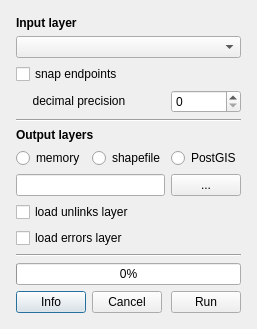
<?xml version="1.0" encoding="UTF-8"?>
<ui version="4.0">
 <class>RoadNetworkCleanerDialogBase</class>
 <widget class="QDialog" name="RoadNetworkCleanerDialogBase">
  <property name="geometry">
   <rect>
    <x>0</x>
    <y>0</y>
    <width>250</width>
    <height>307</height>
   </rect>
  </property>
  <property name="minimumSize">
   <size>
    <width>0</width>
    <height>0</height>
   </size>
  </property>
  <property name="windowTitle">
   <string>RoadNetworkCleaner</string>
  </property>
  <layout class="QHBoxLayout" name="horizontalLayout">
   <item>
    <layout class="QGridLayout">
     <property name="sizeConstraint">
      <enum>QLayout::SetNoConstraint</enum>
     </property>
     <property name="leftMargin">
      <number>5</number>
     </property>
     <property name="topMargin">
      <number>5</number>
     </property>
     <property name="rightMargin">
      <number>5</number>
     </property>
     <property name="bottomMargin">
      <number>5</number>
     </property>
     <item row="8" column="1">
      <widget class="QRadioButton" name="shpRadioButton">
       <property name="text">
        <string>shapefile</string>
       </property>
      </widget>
     </item>
     <item row="3" column="0" colspan="2">
      <widget class="QLabel" name="label_3">
       <property name="sizePolicy">
        <sizepolicy hsizetype="MinimumExpanding" vsizetype="Fixed">
         <horstretch>0</horstretch>
         <verstretch>0</verstretch>
        </sizepolicy>
       </property>
       <property name="text">
        <string>     decimal precision </string>
       </property>
      </widget>
     </item>
     <item row="8" column="0">
      <widget class="QRadioButton" name="memoryRadioButton">
       <property name="text">
        <string>memory</string>
       </property>
      </widget>
     </item>
     <item row="4" column="0" colspan="3">
      <widget class="Line" name="line">
       <property name="orientation">
        <enum>Qt::Horizontal</enum>
       </property>
      </widget>
     </item>
     <item row="24" column="0">
      <widget class="QPushButton" name="settingsButton">
       <property name="maximumSize">
        <size>
         <width>70</width>
         <height>16777215</height>
        </size>
       </property>
       <property name="text">
        <string>Info</string>
       </property>
      </widget>
     </item>
     <item row="24" column="1">
      <widget class="QPushButton" name="cancelButton">
       <property name="sizePolicy">
        <sizepolicy hsizetype="MinimumExpanding" vsizetype="Fixed">
         <horstretch>0</horstretch>
         <verstretch>0</verstretch>
        </sizepolicy>
       </property>
       <property name="maximumSize">
        <size>
         <width>70</width>
         <height>16777215</height>
        </size>
       </property>
       <property name="text">
        <string>Cancel</string>
       </property>
      </widget>
     </item>
     <item row="3" column="2">
      <widget class="QSpinBox" name="decimalsSpin">
       <property name="maximumSize">
        <size>
         <width>70</width>
         <height>16777215</height>
        </size>
       </property>
      </widget>
     </item>
     <item row="1" column="0" colspan="3">
      <widget class="QComboBox" name="inputCombo">
       <property name="sizePolicy">
        <sizepolicy hsizetype="MinimumExpanding" vsizetype="Fixed">
         <horstretch>0</horstretch>
         <verstretch>0</verstretch>
        </sizepolicy>
       </property>
      </widget>
     </item>
     <item row="2" column="0" colspan="3">
      <widget class="QCheckBox" name="snapCheckBox">
       <property name="sizePolicy">
        <sizepolicy hsizetype="Minimum" vsizetype="Fixed">
         <horstretch>0</horstretch>
         <verstretch>0</verstretch>
        </sizepolicy>
       </property>
       <property name="text">
        <string>snap endpoints</string>
       </property>
      </widget>
     </item>
     <item row="7" column="0" colspan="3">
      <widget class="QLabel" name="label_4">
       <property name="sizePolicy">
        <sizepolicy hsizetype="MinimumExpanding" vsizetype="Fixed">
         <horstretch>0</horstretch>
         <verstretch>0</verstretch>
        </sizepolicy>
       </property>
       <property name="font">
        <font>
         <weight>75</weight>
         <bold>true</bold>
        </font>
       </property>
       <property name="text">
        <string>Output layers</string>
       </property>
      </widget>
     </item>
     <item row="8" column="2">
      <widget class="QRadioButton" name="postgisRadioButton">
       <property name="text">
        <string>PostGIS</string>
       </property>
      </widget>
     </item>
     <item row="20" column="0" colspan="3">
      <widget class="Line" name="line_2">
       <property name="orientation">
        <enum>Qt::Horizontal</enum>
       </property>
      </widget>
     </item>
     <item row="0" column="0" colspan="3">
      <widget class="QLabel" name="label">
       <property name="sizePolicy">
        <sizepolicy hsizetype="MinimumExpanding" vsizetype="Fixed">
         <horstretch>0</horstretch>
         <verstretch>0</verstretch>
        </sizepolicy>
       </property>
       <property name="font">
        <font>
         <weight>75</weight>
         <bold>true</bold>
        </font>
       </property>
       <property name="text">
        <string>Input layer</string>
       </property>
      </widget>
     </item>
     <item row="22" column="0" colspan="3">
      <widget class="QProgressBar" name="cleaningProgress">
       <property name="sizePolicy">
        <sizepolicy hsizetype="MinimumExpanding" vsizetype="Fixed">
         <horstretch>0</horstretch>
         <verstretch>0</verstretch>
        </sizepolicy>
       </property>
       <property name="value">
        <number>0</number>
       </property>
      </widget>
     </item>
     <item row="24" column="2">
      <widget class="QPushButton" name="cleanButton">
       <property name="sizePolicy">
        <sizepolicy hsizetype="MinimumExpanding" vsizetype="Fixed">
         <horstretch>0</horstretch>
         <verstretch>0</verstretch>
        </sizepolicy>
       </property>
       <property name="maximumSize">
        <size>
         <width>70</width>
         <height>16777215</height>
        </size>
       </property>
       <property name="text">
        <string>Run</string>
       </property>
      </widget>
     </item>
     <item row="15" column="0" colspan="2">
      <widget class="QLineEdit" name="outputCleaned">
       <property name="enabled">
        <bool>true</bool>
       </property>
       <property name="sizePolicy">
        <sizepolicy hsizetype="Minimum" vsizetype="Fixed">
         <horstretch>0</horstretch>
         <verstretch>0</verstretch>
        </sizepolicy>
       </property>
      </widget>
     </item>
     <item row="15" column="2">
      <widget class="QPushButton" name="browseCleaned">
       <property name="sizePolicy">
        <sizepolicy hsizetype="MinimumExpanding" vsizetype="Fixed">
         <horstretch>0</horstretch>
         <verstretch>0</verstretch>
        </sizepolicy>
       </property>
       <property name="maximumSize">
        <size>
         <width>70</width>
         <height>16777215</height>
        </size>
       </property>
       <property name="text">
        <string>...</string>
       </property>
      </widget>
     </item>
     <item row="17" column="0" colspan="3">
      <widget class="QCheckBox" name="errorsCheckBox">
       <property name="sizePolicy">
        <sizepolicy hsizetype="Minimum" vsizetype="Fixed">
         <horstretch>0</horstretch>
         <verstretch>0</verstretch>
        </sizepolicy>
       </property>
       <property name="text">
        <string>load errors layer</string>
       </property>
      </widget>
     </item>
     <item row="16" column="0" colspan="3">
      <widget class="QCheckBox" name="unlinksCheckBox">
       <property name="text">
        <string>load unlinks layer</string>
       </property>
      </widget>
     </item>
    </layout>
   </item>
  </layout>
 </widget>
 <resources/>
 <connections/>
</ui>
